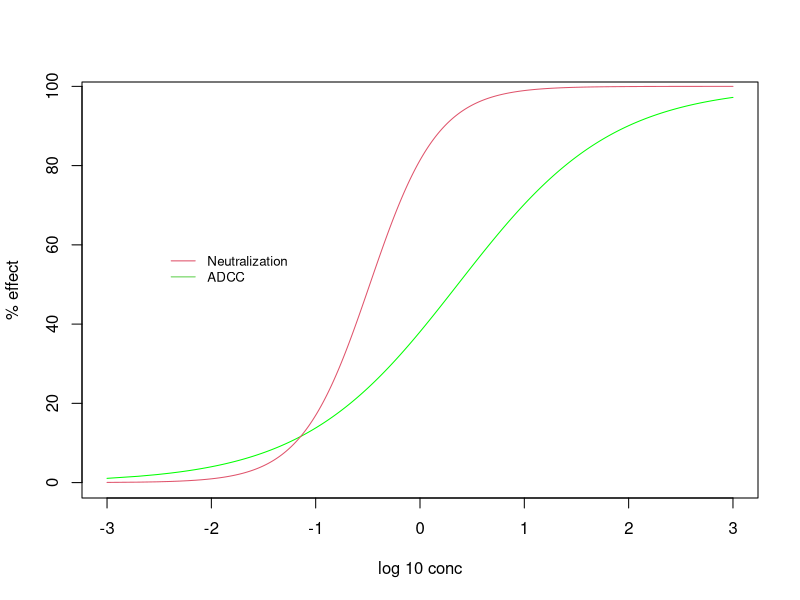

R code for this plot:
#this file plots dose-response curves given potency parameters

conc = seq(0,1000,.001)

#ADCC POTENCY MEASUREMENTS
EC50 = 2.3
h = .5846
ADCC = 100-100/(1+(conc/EC50)^h)

#NAB POTENCY MEASUREMENTS
IC50 = .33
m = 1.329
NAb = 100-100/(1+(conc/IC50)^m)

plot(log10(conc), ADCC, type='l', ylab= "% effect", xlab = "log 10 conc", col='green')
lines(log10(conc), NAb, col=2)
legend(x=-2.5, y=60, c("Neutralization","ADCC"), col=c(2,3), bty='n', cex=.8, lty=c(1,1))

